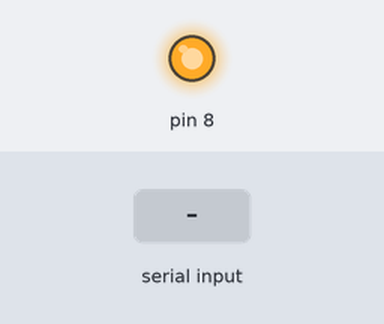
The sketch below on a simulated Arduino Uno, built with avr-gcc and run on an emulated ATmega328P. Shown: output pins drawn as LEDs (lit = HIGH). The inputs (shaded band) are chosen by the test bench.

Above: at 1.2 s.
1.3 s: "s" received over Serial
Timing chart, 0 to 4.3 s (numbered marks = the images above; inputs shaded):
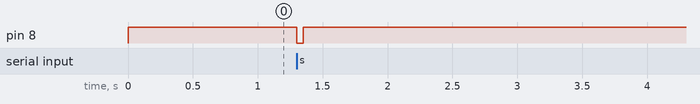

The sketch:

choquev1.ino
```cpp
void setup() {
  pinMode(8, OUTPUT);
  digitalWrite(8, HIGH);
  Serial.begin(9600);
}

void loop() {
  int safety = 0;
  digitalWrite(8, HIGH);
  if (Serial.available()) {
    char c = Serial.read();
    if (c == 's') {
      digitalWrite(8, LOW);
      delay(50);
      digitalWrite(8, HIGH);
      delay(1000);
      safety++;
    }
  }
}
```

Measured:
- after the input at 1.3 s, pin 8: HIGH → LOW at once, → HIGH 0.05 s later
